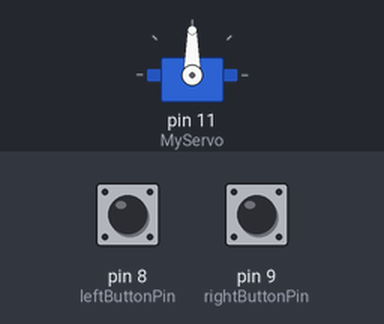
Bench run of a sketch on a simulated Arduino Uno, built with avr-gcc and run on an emulated ATmega328P. Shown: servo. The inputs (shaded band) are chosen by the test bench; at power-on: pin 8 (leftButtonPin) LOW, pin 9 (rightButtonPin) LOW.

Above: at 1.2 s.
1.3 s: pin 8 (leftButtonPin) pulled HIGH for 0.15 s
4.3 s: pin 9 (rightButtonPin) pulled HIGH for 0.15 s
At 5.9 s:
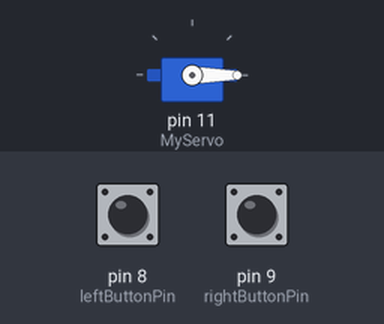
6.7 s: pin 8 (leftButtonPin) pulled HIGH for 1 s
At 7.16 s:
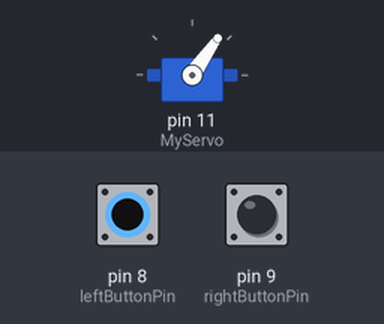
10.0 s: pin 9 (rightButtonPin) pulled HIGH for 1 s
At 10.45 s:
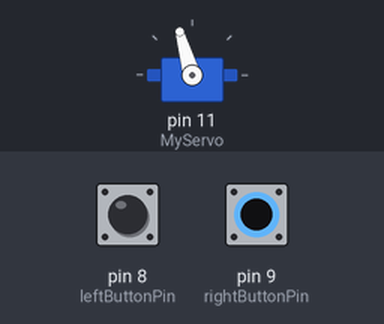
13.3 s: pin 8 (leftButtonPin) driven HIGH and pin 9 (rightButtonPin) driven HIGH
At 14.9 s:
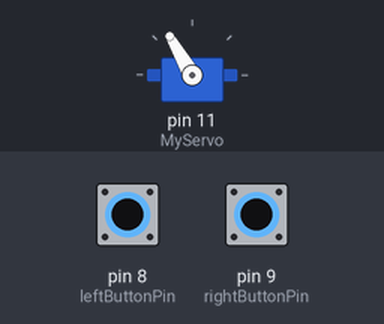
16.3 s: pin 8 (leftButtonPin) driven LOW
Timing chart, 0 to 20.3 s (numbered marks = the images above; inputs shaded):
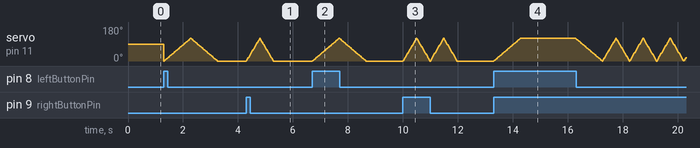

Measured:
- after the input at 4.3 s, servo on pin 11 (MyServo): rises from 0° to 120° in 0.49 s, then falls to 0° in 0.49 s
- after the input at 6.7 s, servo on pin 11 (MyServo): rises from 0° to 120° in 0.96 s, then falls to 0° in 0.98 s
- after the input at 13.3 s, servo on pin 11 (MyServo): rises from 0° to 120° in 0.97 s, then falls to 119° in 2.0 s

The sketch:

SKETCH_opdr5.ino
```cpp
#include <Servo.h>  // Servo library toevoegen

Servo MyServo;  // Een servo object aanmaken

const int leftButtonPin = 8;   // Pin voor de linker knop
const int rightButtonPin = 9;  // Pin voor de rechter knop

int buttonLeftState = LOW;  // Variabele voor status linker knop
int buttonRightState = LOW; // Variabele voor status rechter knop

void setup() {
  MyServo.attach(11);  // De servo is aan pin 11 gekoppeld
  pinMode(leftButtonPin, INPUT);  // De knoppen instellen als input
  pinMode(rightButtonPin, INPUT); // ""
}

void loop() {
  buttonLeftState = digitalRead(leftButtonPin);  // Om de status uit te lezen van de linker knop
  buttonRightState = digitalRead(rightButtonPin); // Om de status uit te lezen van de rechter knop

  // Eerst de logica voor beide knoppen
  if (buttonLeftState == HIGH && buttonRightState == HIGH) {
    // Wanneer beide knoppen zijn ingedrukt, servo steeds 1 stap verplaatsen
    for (int pos = 0; pos <= 120; pos++) {
      MyServo.write(pos);
      delay(1000 / 120); // Rekensommetje om 120 stapjes te verdelen over 1 seconde
    }
    delay(2000); // 2 seconden wachten voordat de servo in originele positie terug geplaatst wordt
    for (int pos = 120; pos >= 0; pos--) {
      MyServo.write(pos);
      delay(1000 / 120); // Rekensommetje om 120 stapjes te verdelen over 1 seconde
    }
  } else if (buttonLeftState == HIGH) {
    fastMove();
  } else if (buttonRightState == HIGH) {
    slowMove();
  }
}

void fastMove() {
  // Indien rechter knop is ingedrukt, servo steeds 1 stap verplaaten
  for (int pos = 0; pos <= 120; pos++) {
    MyServo.write(pos);
    delay(1000 / 120); // Rekensommetje om 120 stapjes te verdelen over 1 seconde
  }
  // Servo verplaatst terug naar originele positie
  for (int pos = 120; pos >= 0; pos--) {
    MyServo.write(pos);
    delay(1000 / 120); // Rekensommetje om 120 stapjes te verdelen over 1 seconde
  }
}

void slowMove() {
  // Indien linker knop is ingedrukt, servo steeds 1 stap verplaaten
  for (int pos = 0; pos <= 120; pos++) {
    MyServo.write(pos);
    delay(500 / 120); // Rekensommetje om 120 stapjes te verdelen over 0,5 seconde
  }
  // Servo verplaatst terug naar originele positie
  for (int pos = 120; pos >= 0; pos--) {
    MyServo.write(pos);
    delay(500 / 120); // Rekensommetje om 120 stapjes te verdelen over 0,5 seconde
  }
}
```
